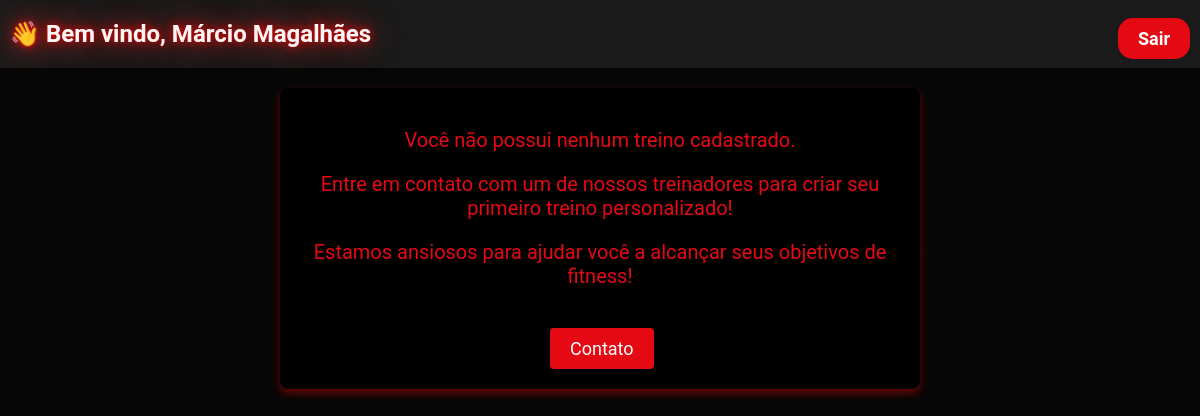
Page /php/admin.php (signed in) on the earlier database version.
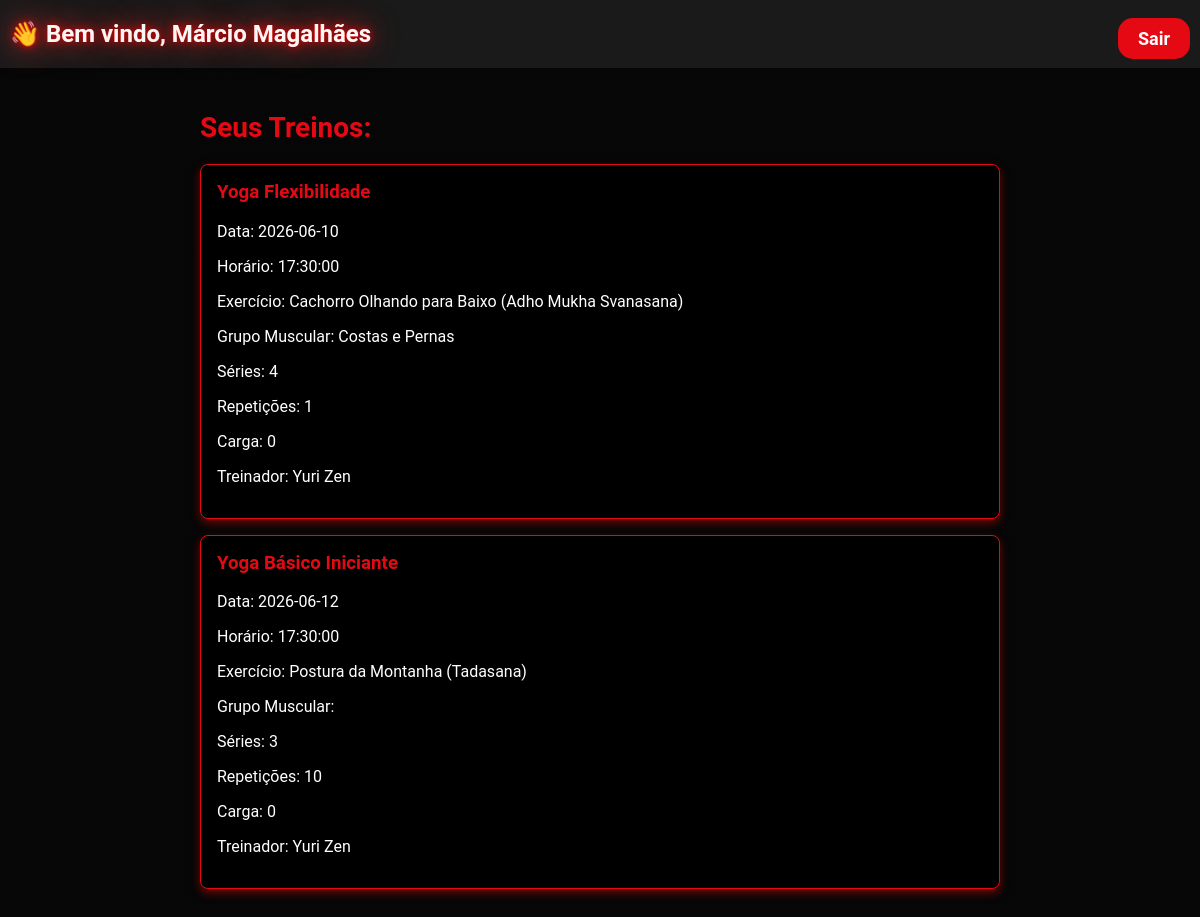
Same page on the later database version.
### tables this page shows
CREATE TABLE `treinos` (
  `id_treino` int NOT NULL,
  `id_cliente` int NOT NULL,
  `id_funcionario` int NOT NULL,
  `data_inicio` date NOT NULL,
  `nome_treino` varchar(50) DEFAULT NULL,
  `horario` time NOT NULL
);

### php/admin.php (the view, shortened to what this page needs)
<?php
require_once 'conecta.php';
?>
<!doctype html>
<html>
    <link rel="stylesheet" href="style.css">
    <link rel="stylesheet" href="..\mobile.css">
    <link rel="stylesheet" href="css/login.css">
<body>
    <nav class="menu-desktop">
        <ul>
            <h2>
                👋 Bem vindo, <?php echo $_SESSION['cliente_nome']; ?>
            </h2>
            <a href="logout.php" id="btn-entrar"
                style="margin-top: 18px; font-family: 'Roboto', sans-serif; font-size: 18px;">Sair</a>
        </ul>
    </nav>
    <main>
        <?php
        $sqlTreinos = "SELECT
                treinos.id_treino,
                treinos.nome_treino,
                treinos.data_inicio,
                treinos.horario,
                cliente.id_cliente,
                funcionário.id_funcionario,
                exercícios.id_exercicio,
                exercícios.nome AS nome_exercicio,
                exercícios.grupo_muscular,
                treinos_exercícios.series,
                treinos_exercícios.repeticoes,
                treinos_exercícios.carga,
                cliente.nome AS nome_cliente,
                funcionário.nome AS nome_funcionario
            FROM treinos
            JOIN cliente
            ON treinos.id_cliente = cliente.id_cliente
            JOIN funcionário
            ON treinos.id_funcionario = funcionário.id_funcionario
            JOIN treinos_exercícios
            ON treinos.id_treino = treinos_exercícios.id_treino
            JOIN exercícios
            ON treinos_exercícios.id_exercicio = exercícios.id_exercicio
            WHERE treinos.id_cliente = :id_cliente
            ORDER BY treinos.data_inicio, treinos.horario";
        $stmtTreinos = $pdo->prepare($sqlTreinos);
        $stmtTreinos->execute([
            'id_cliente' => $_SESSION['cliente_id']
        ]);
        $resultTreinos = $stmtTreinos->fetchAll(PDO::FETCH_ASSOC);
        if (count($resultTreinos) > 0) {
            echo "<h2>Seus Treinos:</h2>";
            foreach ($resultTreinos as $rowTreino) {
                echo "<div class='treino-card'>";
                echo "<h3>" . htmlspecialchars($rowTreino['nome_treino']) . "</h3>";
                echo "<p>Data: " . htmlspecialchars($rowTreino['data_inicio']) . "</p>";
                echo "<p>Horário: " . htmlspecialchars($rowTreino['horario']) . "</p>";
                echo "<p>Exercício: " . htmlspecialchars($rowTreino['nome_exercicio']) . "</p>";
                echo "<p>Grupo Muscular: " . htmlspecialchars($rowTreino['grupo_muscular']) . "</p>";
                echo "<p>Séries: " . htmlspecialchars($rowTreino['series']) . "</p>";
                echo "<p>Repetições: " . htmlspecialchars($rowTreino['repeticoes']) . "</p>";
                echo "<p>Carga: " . htmlspecialchars($rowTreino['carga']) . "</p>";
                echo "<p>Treinador: " . htmlspecialchars($rowTreino['nome_funcionario']) . "</p>";
                echo "</div>";
            }
        } else {
            echo "<div class='sem-treinos-container'>";
            echo "<p class='sem-treinos'>Você não possui nenhum treino cadastrado.</p>";
            echo "<p class='sem-treinos'>Entre em contato com um de nossos treinadores para criar seu primeiro treino personalizado!</p>";
            echo "<p class='sem-treinos'>Estamos ansiosos para ajudar você a alcançar seus objetivos de fitness!</p>";
            echo "<a href='../contato.html' class='btn-contato'>Contato</a>";
            echo "</div>";
        }
        ?>
    </main>
</body>
</html>

### style.css (style rules this page uses)
body { font-family: 'Roboto', sans-serif; background-color: #0D0D0D; color: #FFFFFF; margin: 0; }
nav ul { background-color: #1a1a1a; text-decoration: none; list-style: none; margin: 0; padding: 0; display: flex; align-items: flex-start; position: relative; }
nav a { display: block; padding: 15px 20px; text-decoration: none; color: #FFFFFF; transition: 0.3s; border-radius: 20px; cursor: pointer; }
#btn-entrar { display: block; background-color: #E50914; color: #FFFFFF; text-decoration: none; transition: 0.3s ease-in-out; box-shadow: none; margin-left: auto; margin-right: 10px; padding: 10px 20px; border-radius: 15px; font-weight: bold; cursor: pointer; margin-top: 8px; }
html { font-size: 100%; }

### mobile.css (style rules this page uses)
nav ul { background-color: #1a1a1a; text-decoration: none; list-style: none; margin: 0; padding: 0; display: flex; align-items: flex-start; position: relative; }
nav a { display: block; padding: 15px 20px; text-decoration: none; color: #FFFFFF; transition: 0.3s; border-radius: 20px; cursor: pointer; }
#btn-entrar { display: block; background-color: #E50914; color: #FFFFFF; text-decoration: none; transition: 0.3s ease-in-out; box-shadow: none; margin-left: auto; margin-right: 10px; padding: 10px 20px; border-radius: 15px; font-weight: bold; cursor: pointer; margin-top: 8px; }

### php/css/login.css (style rules this page uses)
body { margin: 0; background-color: #121212; font-family: 'Roboto', sans-serif; background-image: linear-gradient(rgba(0, 0, 0, 0.65), rgba(0, 0, 0, 0.65)), url('../images/fundo.png'); background-size: cover; background-position: center; background-repeat: no-repeat; background-attachment: fixed; padding: 0; }
.menu-desktop h2 { color: #f8f8f8; text-shadow: 0 0 10px #ff0000, 0 0 0px #ff0000, 0 0 30px #ff3333, 0 0 0px #ff6666; margin-left: 10px; }

### php/admin.php (style rules this page uses)
main { max-width: 800px; margin: 0 auto; padding: 20px; }
main h2 { color: #E50914; margin-bottom: 20px; font-family: 'Roboto', sans-serif; font-size: 28px; }
.treino-card { border: 1px solid #E50914; border-radius: 8px; padding: 16px; margin-bottom: 16px; background-color: #000000; color: #FFFFFF; box-shadow: 0 4px 8px rgba(207, 6, 6, 0.52); animation: opacityAnimation 2s ease-in-out; }
.treino-card h3 { margin-top: 0; color: #E50914; }
.sem-treinos { text-align: center; color: #E50914; font-family: 'Roboto', sans-serif; font-size: 20px; }
.sem-treinos-container { max-width: 600px; margin: 0 auto; padding: 20px; background-color: #000000; padding: 20px; border-radius: 8px; box-shadow: 0 4px 8px rgba(207, 6, 6, 0.52); }
.btn-contato { display: inline-block; padding: 10px 20px; background-color: #E50914; color: #FFFFFF; text-decoration: none; border-radius: 4px; font-family: 'Roboto', sans-serif; text-align: center; align-items: center; margin-top: 20px; margin-left: 250px; font-size: 18px; transition: background-color 0.3s ease; }

Differences in the rows shown:
added treinos: nome_treino "Yoga Flexibilidade", data_inicio "2026-06-10", horario "17:30:00", exercícios.nome "Cachorro Olhando para Baixo (Adho Mukha Svanasana)", exercícios.grupo_muscular "Costas e Pernas", treinos_exercícios.series "4", treinos_exercícios.repeticoes "1", treinos_exercícios.carga "0", id_funcionario.nome "Yuri Zen"
added treinos: nome_treino "Yoga Básico Iniciante", data_inicio "2026-06-12", horario "17:30:00", exercícios.nome "Postura da Montanha (Tadasana)", treinos_exercícios.series "3", treinos_exercícios.repeticoes "10", treinos_exercícios.carga "0", id_funcionario.nome "Yuri Zen"
Other differences:
text no longer shown: "Você não possui nenhum treino cadastrado. Entre em contato com um de nossos treinadores para criar seu primeiro treino personalizado! Estamos ansiosos para ajudar você a alcançar seus objetivos de fitness! Contato"
text now shown: "Seus Treinos:"
